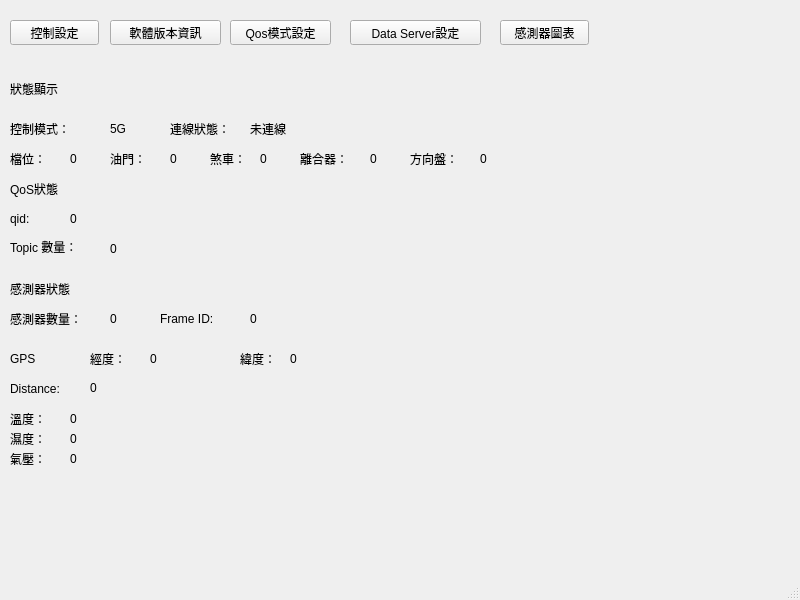
<?xml version="1.0" encoding="UTF-8"?>
<ui version="4.0">
 <class>MainWindow</class>
 <widget class="QMainWindow" name="MainWindow">
  <property name="geometry">
   <rect>
    <x>0</x>
    <y>0</y>
    <width>800</width>
    <height>600</height>
   </rect>
  </property>
  <property name="windowTitle">
   <string>MainWindow</string>
  </property>
  <widget class="QWidget" name="centralwidget">
   <widget class="QPushButton" name="pushButton">
    <property name="geometry">
     <rect>
      <x>230</x>
      <y>20</y>
      <width>101</width>
      <height>25</height>
     </rect>
    </property>
    <property name="text">
     <string>Qos模式設定</string>
    </property>
   </widget>
   <widget class="QPushButton" name="pushButton_2">
    <property name="geometry">
     <rect>
      <x>10</x>
      <y>20</y>
      <width>89</width>
      <height>25</height>
     </rect>
    </property>
    <property name="text">
     <string>控制設定</string>
    </property>
   </widget>
   <widget class="QPushButton" name="pushButton_3">
    <property name="geometry">
     <rect>
      <x>110</x>
      <y>20</y>
      <width>111</width>
      <height>25</height>
     </rect>
    </property>
    <property name="text">
     <string>軟體版本資訊</string>
    </property>
   </widget>
   <widget class="QPushButton" name="pushButton_4">
    <property name="geometry">
     <rect>
      <x>350</x>
      <y>20</y>
      <width>131</width>
      <height>25</height>
     </rect>
    </property>
    <property name="text">
     <string>Data Server設定</string>
    </property>
   </widget>
   <widget class="QLabel" name="label">
    <property name="geometry">
     <rect>
      <x>10</x>
      <y>80</y>
      <width>67</width>
      <height>17</height>
     </rect>
    </property>
    <property name="text">
     <string>狀態顯示</string>
    </property>
   </widget>
   <widget class="QLabel" name="label_2">
    <property name="geometry">
     <rect>
      <x>10</x>
      <y>120</y>
      <width>91</width>
      <height>17</height>
     </rect>
    </property>
    <property name="text">
     <string>控制模式：</string>
    </property>
   </widget>
   <widget class="QLabel" name="label_3">
    <property name="geometry">
     <rect>
      <x>110</x>
      <y>120</y>
      <width>61</width>
      <height>17</height>
     </rect>
    </property>
    <property name="text">
     <string>5G</string>
    </property>
   </widget>
   <widget class="QLabel" name="label_4">
    <property name="geometry">
     <rect>
      <x>170</x>
      <y>120</y>
      <width>91</width>
      <height>17</height>
     </rect>
    </property>
    <property name="text">
     <string>連線狀態：</string>
    </property>
   </widget>
   <widget class="QLabel" name="label_5">
    <property name="geometry">
     <rect>
      <x>250</x>
      <y>120</y>
      <width>67</width>
      <height>17</height>
     </rect>
    </property>
    <property name="text">
     <string>未連線</string>
    </property>
   </widget>
   <widget class="QLabel" name="label_6">
    <property name="geometry">
     <rect>
      <x>10</x>
      <y>180</y>
      <width>67</width>
      <height>17</height>
     </rect>
    </property>
    <property name="text">
     <string>QoS狀態</string>
    </property>
   </widget>
   <widget class="QLabel" name="label_7">
    <property name="geometry">
     <rect>
      <x>10</x>
      <y>210</y>
      <width>67</width>
      <height>17</height>
     </rect>
    </property>
    <property name="text">
     <string>qid:</string>
    </property>
   </widget>
   <widget class="QLabel" name="label_8">
    <property name="geometry">
     <rect>
      <x>70</x>
      <y>210</y>
      <width>67</width>
      <height>17</height>
     </rect>
    </property>
    <property name="text">
     <string>0</string>
    </property>
   </widget>
   <widget class="QLabel" name="label_9">
    <property name="geometry">
     <rect>
      <x>10</x>
      <y>237</y>
      <width>91</width>
      <height>20</height>
     </rect>
    </property>
    <property name="text">
     <string>Topic 數量：</string>
    </property>
   </widget>
   <widget class="QLabel" name="label_10">
    <property name="geometry">
     <rect>
      <x>110</x>
      <y>240</y>
      <width>41</width>
      <height>17</height>
     </rect>
    </property>
    <property name="text">
     <string>0</string>
    </property>
   </widget>
   <widget class="QLabel" name="label_11">
    <property name="geometry">
     <rect>
      <x>10</x>
      <y>280</y>
      <width>91</width>
      <height>17</height>
     </rect>
    </property>
    <property name="text">
     <string>感測器狀態</string>
    </property>
   </widget>
   <widget class="QLabel" name="label_12">
    <property name="geometry">
     <rect>
      <x>10</x>
      <y>310</y>
      <width>91</width>
      <height>17</height>
     </rect>
    </property>
    <property name="text">
     <string>感測器數量：</string>
    </property>
   </widget>
   <widget class="QLabel" name="label_13">
    <property name="geometry">
     <rect>
      <x>110</x>
      <y>310</y>
      <width>67</width>
      <height>17</height>
     </rect>
    </property>
    <property name="text">
     <string>0</string>
    </property>
   </widget>
   <widget class="QLabel" name="label_14">
    <property name="geometry">
     <rect>
      <x>160</x>
      <y>310</y>
      <width>67</width>
      <height>17</height>
     </rect>
    </property>
    <property name="text">
     <string>Frame ID:</string>
    </property>
   </widget>
   <widget class="QLabel" name="label_15">
    <property name="geometry">
     <rect>
      <x>250</x>
      <y>310</y>
      <width>67</width>
      <height>17</height>
     </rect>
    </property>
    <property name="text">
     <string>0</string>
    </property>
   </widget>
   <widget class="QLabel" name="label_16">
    <property name="geometry">
     <rect>
      <x>10</x>
      <y>350</y>
      <width>67</width>
      <height>17</height>
     </rect>
    </property>
    <property name="text">
     <string>GPS</string>
    </property>
   </widget>
   <widget class="QLabel" name="label_17">
    <property name="geometry">
     <rect>
      <x>90</x>
      <y>350</y>
      <width>67</width>
      <height>17</height>
     </rect>
    </property>
    <property name="text">
     <string>經度：</string>
    </property>
   </widget>
   <widget class="QLabel" name="label_18">
    <property name="geometry">
     <rect>
      <x>240</x>
      <y>350</y>
      <width>67</width>
      <height>17</height>
     </rect>
    </property>
    <property name="text">
     <string>緯度：</string>
    </property>
   </widget>
   <widget class="QLabel" name="label_19">
    <property name="geometry">
     <rect>
      <x>150</x>
      <y>350</y>
      <width>67</width>
      <height>17</height>
     </rect>
    </property>
    <property name="text">
     <string>0</string>
    </property>
   </widget>
   <widget class="QLabel" name="label_20">
    <property name="geometry">
     <rect>
      <x>290</x>
      <y>350</y>
      <width>67</width>
      <height>17</height>
     </rect>
    </property>
    <property name="text">
     <string>0</string>
    </property>
   </widget>
   <widget class="QLabel" name="label_21">
    <property name="geometry">
     <rect>
      <x>10</x>
      <y>380</y>
      <width>67</width>
      <height>17</height>
     </rect>
    </property>
    <property name="text">
     <string>Distance:</string>
    </property>
   </widget>
   <widget class="QLabel" name="label_22">
    <property name="geometry">
     <rect>
      <x>90</x>
      <y>380</y>
      <width>67</width>
      <height>16</height>
     </rect>
    </property>
    <property name="text">
     <string>0</string>
    </property>
   </widget>
   <widget class="QLabel" name="label_23">
    <property name="geometry">
     <rect>
      <x>10</x>
      <y>410</y>
      <width>67</width>
      <height>17</height>
     </rect>
    </property>
    <property name="text">
     <string>溫度：</string>
    </property>
   </widget>
   <widget class="QLabel" name="label_24">
    <property name="geometry">
     <rect>
      <x>70</x>
      <y>410</y>
      <width>67</width>
      <height>17</height>
     </rect>
    </property>
    <property name="text">
     <string>0</string>
    </property>
   </widget>
   <widget class="QLabel" name="label_25">
    <property name="geometry">
     <rect>
      <x>10</x>
      <y>430</y>
      <width>67</width>
      <height>17</height>
     </rect>
    </property>
    <property name="text">
     <string>濕度：</string>
    </property>
   </widget>
   <widget class="QLabel" name="label_26">
    <property name="geometry">
     <rect>
      <x>70</x>
      <y>430</y>
      <width>67</width>
      <height>17</height>
     </rect>
    </property>
    <property name="text">
     <string>0</string>
    </property>
   </widget>
   <widget class="QLabel" name="label_27">
    <property name="geometry">
     <rect>
      <x>10</x>
      <y>450</y>
      <width>67</width>
      <height>17</height>
     </rect>
    </property>
    <property name="text">
     <string>氣壓：</string>
    </property>
   </widget>
   <widget class="QLabel" name="label_28">
    <property name="geometry">
     <rect>
      <x>70</x>
      <y>450</y>
      <width>67</width>
      <height>17</height>
     </rect>
    </property>
    <property name="text">
     <string>0</string>
    </property>
   </widget>
   <widget class="QLabel" name="label_29">
    <property name="geometry">
     <rect>
      <x>10</x>
      <y>150</y>
      <width>51</width>
      <height>17</height>
     </rect>
    </property>
    <property name="text">
     <string>檔位：</string>
    </property>
   </widget>
   <widget class="QLabel" name="label_30">
    <property name="geometry">
     <rect>
      <x>70</x>
      <y>150</y>
      <width>31</width>
      <height>17</height>
     </rect>
    </property>
    <property name="text">
     <string>0</string>
    </property>
   </widget>
   <widget class="QLabel" name="label_31">
    <property name="geometry">
     <rect>
      <x>110</x>
      <y>150</y>
      <width>51</width>
      <height>17</height>
     </rect>
    </property>
    <property name="text">
     <string>油門：</string>
    </property>
   </widget>
   <widget class="QLabel" name="label_32">
    <property name="geometry">
     <rect>
      <x>170</x>
      <y>150</y>
      <width>31</width>
      <height>17</height>
     </rect>
    </property>
    <property name="text">
     <string>0</string>
    </property>
   </widget>
   <widget class="QLabel" name="label_33">
    <property name="geometry">
     <rect>
      <x>210</x>
      <y>150</y>
      <width>51</width>
      <height>17</height>
     </rect>
    </property>
    <property name="text">
     <string>煞車：</string>
    </property>
   </widget>
   <widget class="QLabel" name="label_34">
    <property name="geometry">
     <rect>
      <x>260</x>
      <y>150</y>
      <width>31</width>
      <height>17</height>
     </rect>
    </property>
    <property name="text">
     <string>0</string>
    </property>
   </widget>
   <widget class="QLabel" name="label_35">
    <property name="geometry">
     <rect>
      <x>300</x>
      <y>150</y>
      <width>67</width>
      <height>17</height>
     </rect>
    </property>
    <property name="text">
     <string>離合器：</string>
    </property>
   </widget>
   <widget class="QLabel" name="label_36">
    <property name="geometry">
     <rect>
      <x>370</x>
      <y>150</y>
      <width>21</width>
      <height>17</height>
     </rect>
    </property>
    <property name="text">
     <string>0</string>
    </property>
   </widget>
   <widget class="QLabel" name="label_37">
    <property name="geometry">
     <rect>
      <x>410</x>
      <y>150</y>
      <width>67</width>
      <height>17</height>
     </rect>
    </property>
    <property name="text">
     <string>方向盤：</string>
    </property>
   </widget>
   <widget class="QLabel" name="label_38">
    <property name="geometry">
     <rect>
      <x>480</x>
      <y>150</y>
      <width>41</width>
      <height>17</height>
     </rect>
    </property>
    <property name="text">
     <string>0</string>
    </property>
   </widget>
   <widget class="QPushButton" name="pushButton_5">
    <property name="geometry">
     <rect>
      <x>500</x>
      <y>20</y>
      <width>89</width>
      <height>25</height>
     </rect>
    </property>
    <property name="text">
     <string>感測器圖表</string>
    </property>
   </widget>
  </widget>
  <widget class="QMenuBar" name="menubar">
   <property name="geometry">
    <rect>
     <x>0</x>
     <y>0</y>
     <width>800</width>
     <height>28</height>
    </rect>
   </property>
  </widget>
  <widget class="QStatusBar" name="statusbar"/>
 </widget>
 <resources/>
 <connections/>
</ui>
